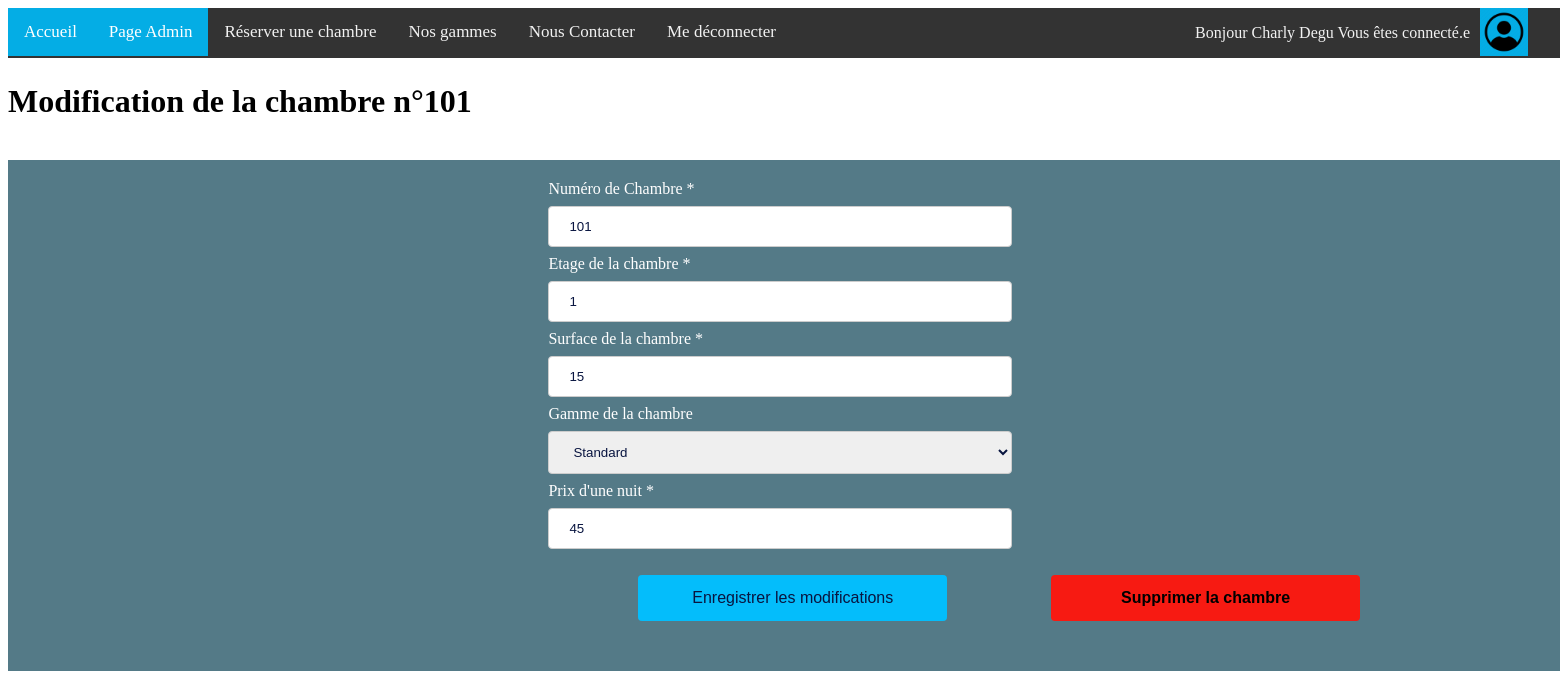
/admin/modify_room.php?id=4 (signed in), run on the app's committed database.
### tables this page shows
CREATE TABLE rooms(
    id INTEGER PRIMARY KEY AUTOINCREMENT NOT NULL,
    num_ch INTEGER UNIQUE NOT NULL,
    etage INTEGER,
    surface NUMERIC(15,2)  ,
    prix NUMERIC,
    gamme TEXT,
    dispo NUMERIC
);

### public/admin/modify_room.php (the view, shortened to what this page needs)
<?php
require_once __DIR__ . '/../../database.php';
$request = $database->prepare('SELECT * FROM rooms r WHERE r.id = :id');
$request->execute(['id' => $_GET['id']]);
if (empty($room = $request->fetch())) {
    echo("Chambre non trouvée.");
}
?>
<!DOCTYPE html>
<html lang="fr">
    <head>
        <link rel="stylesheet" href="../styles/index.css" />
</head>
<body>
<?php require_once "../navbar.php" ?>
<br>
<br>
<br>
    <h1> Modification de la chambre n°<?php echo $room['num_ch']; ?> </h1>
    <br>
    <div class="contact">
    <form action="" method="post">
        <div>
            <div>
                <label for="num_ch">Numéro de Chambre *</label>
            </div>
            <div>
                <input type="text" name="num_ch" value="<?php echo $room['num_ch'] ?>" required>
            </div>
        </div>
        <div>
            <div>
                <label for="etage">Etage de la chambre *</label>
            </div>
            <div>
                <input type="text" name="etage" value="<?php echo $room['etage'] ?>" required>
            </div>
        </div>
        <div>
            <div>
                <label for="surface">Surface de la chambre *</label>
            </div>
            <div>
                <input type="text" name="surface" value="<?php echo $room['surface'] ?>" required>
            </div>
        </div>
        <div>
            <label for="chambre-select">Gamme de la chambre</label><br>
            <select name="gamme" id="chambre-select">
                <option value="Standard" <?php echo $room['gamme'] == 'Standard' ? 'selected' : '' ?>>Standard</option>
            </select>
        </div>
        <div>
            <div>
                <label for="prix">Prix d'une nuit *</label>
            </div>
            <div>
                <input type="text" name="prix" value="<?php echo $room['prix'] ?>" required>
            </div>
        </div>
        <br>
        <div class="submit-buttons">
            <input type="submit" value="Enregistrer les modifications">
            <button class="delete" formaction="delete_room.php?id=<?php echo  $_GET['id']?>"><b>Supprimer la chambre</b></button>
        </div>
        </div>
</body>

### public/styles/index.css (style rules this page uses)
body { background-image: url("https://woody.cloudly.space/app/uploads/montpelliertourisme/2022/12/thumbs/Littoral-Carnon-Plage_free_format-1920x960.jpg"); background-size: cover; background-attachment: fixed; }
.contact { background-color:#01394cab; width: 100%; color: #ffffff; padding-top: 20px; padding-bottom: 50px; display: block; padding-left: 35%; }
.contact input[type=text], select { width: 30%; padding: 12px 20px; margin: 8px 0; display: inline-block; border: 1px solid #ccc; border-radius: 4px; box-sizing: border-box; color: #091540; }
.contact input[type=password], select { width: 30%; padding: 12px 20px; margin: 8px 0; display: inline-block; border: 1px solid #ccc; border-radius: 4px; box-sizing: border-box; color: #091540; }
.contact input[type=tel], select { width: 30%; padding: 12px 20px; margin: 8px 0; display: inline-block; border: 1px solid #ccc; border-radius: 4px; box-sizing: border-box; color: #091540; }
.contact input[type=submit] { width: 20%; background-color: #04bdfb; color: #091540; padding: 14px 20px; margin-left: 90px; border: none; border-radius: 4px; cursor: pointer; font-size: 16px; font-family: Arial, Helvetica, sans-serif ; }
.delete { width: 20%; background-color: rgb(247, 26, 18); color: black; padding: 14px 20px; margin-left: 100px; border: none; border-radius: 4px; cursor: pointer; font-size: 16px; font-family: Arial, Helvetica, sans-serif ; }

### data on the page
rooms: num_ch "101", etage "1", surface "15", gamme "Standard", prix "45"

### other printed values
$_SESSION['user']['first_name'] "Charly"
$_SESSION['user']['family_name'] "Degu"
